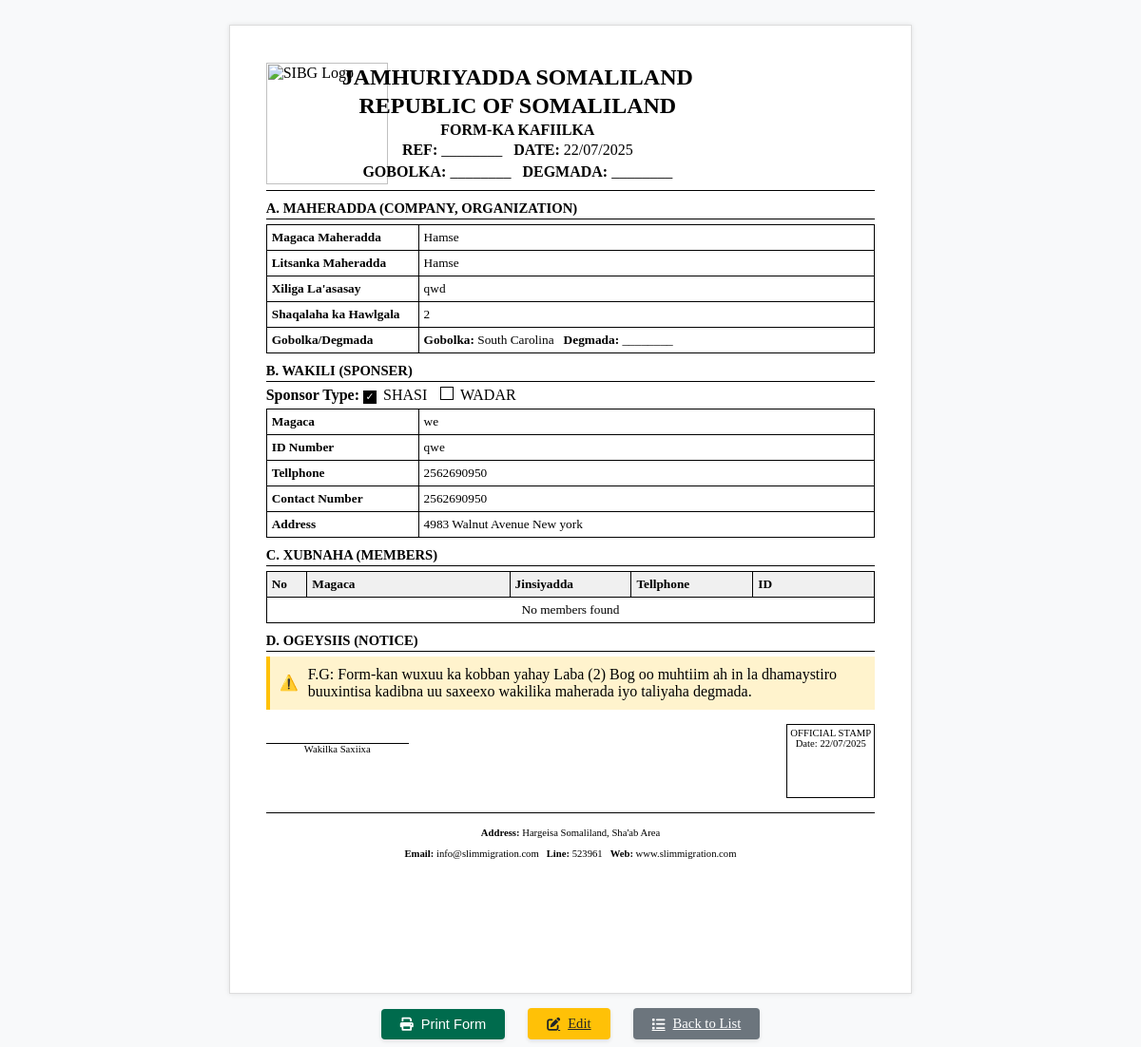
The app's page /kafiilka/1/ with its own data.
### immigration/models.py (models this page shows, shortened)
class KafiilkaForm(models.Model):
    reference = models.CharField(max_length=100, blank=True)
    date = models.DateField(blank=True, null=True)
    gobolka = models.CharField(max_length=100, blank=True)
    degmada = models.CharField(max_length=100, blank=True)
    company_name = models.CharField(max_length=200, blank=True)
    company_license = models.CharField(max_length=100, blank=True)
    establishment_period = models.CharField(max_length=100, blank=True)
    working_employees = models.IntegerField(blank=True, null=True)
    company_region = models.CharField(max_length=100, blank=True)
    company_district = models.CharField(max_length=100, blank=True)
    sponsor_type = models.CharField(max_length=10, choices=[('SHASI', 'Individual'), ('WADAR', 'Group')], blank=True)
    sponsor_name = models.CharField(max_length=200, blank=True)
    sponsor_id = models.CharField(max_length=50, blank=True)
    sponsor_phone = models.CharField(max_length=20, blank=True)
    sponsor_contact = models.CharField(max_length=20, blank=True)
    sponsor_address = models.TextField(blank=True)
    pledge_name = models.CharField(max_length=200, blank=True)
    pledge_signature = models.CharField(max_length=200, blank=True)
    district_leader_name = models.CharField(max_length=200, blank=True)
    district_leader_signature = models.CharField(max_length=200, blank=True)
    filled_date = models.DateField(blank=True, null=True)
    attachment_types = models.CharField(max_length=200, blank=True)
    special_notes = models.TextField(blank=True)
    created_at = models.DateTimeField(auto_now_add=True)
    updated_at = models.DateTimeField(auto_now=True)

### immigration/views.py (the view)
# urls.py: path('kafiilka/<int:pk>/', views.kafiilka_form_detail, name='kafiilka_form_detail'),
def kafiilka_form_detail(request, pk):
    form = get_object_or_404(KafiilkaForm, pk=pk)
    return render(request, 'kafiilka_form/detail.html', {'form': form})

### immigration/templates/kafiilka_form/detail.html (shortened to what this page needs)
﻿{% block content %}
<link rel="stylesheet" href="https://cdnjs.cloudflare.com/ajax/libs/font-awesome/6.0.0/css/all.min.css">
<div class="container mt-3">
    <div class="form-container">
        <div class="watermark">2025</div>
        <div class="form-header">
            <img src="https://i.postimg.cc/85ztSqFB/Flag-of-the-Somaliland-Immigration-and-Border-Control-svg.png" alt="SIBG Logo" class="logo">
            <div class="header-text">
                <h1>JAMHURIYADDA SOMALILAND</h1>
                <h1>REPUBLIC OF SOMALILAND</h1>
                <h2>FORM-KA KAFIILKA</h2>
                <div class="compact-row">
                    <strong>REF:</strong> {{ form.reference|default:"________" }} &nbsp; <strong>DATE:</strong> {% now "d/m/Y" %}
                </div>
                <div class="compact-row">
                    <strong>GOBOLKA:</strong> {{ form.gobolka|default:"________" }} &nbsp; <strong>DEGMADA:</strong> {{ form.degmada|default:"________" }}
                </div>
            </div>
        </div>
        <div class="form-section">
            <div class="section-title">A. MAHERADDA (COMPANY, ORGANIZATION)</div>
            <table class="form-table">
                <tr>
                    <td width="25%"><strong>Magaca Maheradda</strong></td>
                    <td>{{ form.company_name|default:"________" }}</td>
                </tr>
                <tr>
                    <td><strong>Litsanka Maheradda</strong></td>
                    <td>{{ form.company_license|default:"________" }}</td>
                </tr>
                <tr>
                    <td><strong>Xiliga La'asasay</strong></td>
                    <td>{{ form.establishment_period|default:"________" }}</td>
                </tr>
                <tr>
                    <td><strong>Shaqalaha ka Hawlgala</strong></td>
                    <td>{{ form.working_employees|default:"________" }}</td>
                </tr>
                <tr>
                    <td width="25%"><strong>Gobolka/Degmada</strong></td>
                    <td>
                        <strong>Gobolka:</strong> {{ form.company_region|default:"________" }} &nbsp;
                        <strong>Degmada:</strong> {{ form.company_district|default:"________" }}
                    </td>
                </tr>
            </table>
        </div>
        <div class="form-section">
            <div class="section-title">B. WAKILI (SPONSER)</div>
            <div class="compact-row">
                <strong>Sponsor Type:</strong>
                <span class="checkbox {% if form.sponsor_type == 'SHASI' %}checked{% endif %}">{% if form.sponsor_type == 'SHASI' %}✓{% endif %}</span> SHASI
                <span class="checkbox {% if form.sponsor_type == 'WADAR' %}checked{% endif %}" style="margin-left: 10px;">{% if form.sponsor_type == 'WADAR' %}✓{% endif %}</span> WADAR
            </div>
            <table class="form-table">
                <tr>
                    <td width="25%"><strong>Magaca</strong></td>
                    <td>{{ form.sponsor_name|default:"________" }}</td>
                </tr>
                <tr>
                    <td><strong>ID Number</strong></td>
                    <td>{{ form.sponsor_id|default:"________" }}</td>
                </tr>
                <tr>
                    <td><strong>Tellphone</strong></td>
                    <td>{{ form.sponsor_phone|default:"________" }}</td>
                </tr>
                <tr>
                    <td><strong>Contact Number</strong></td>
                    <td>{{ form.sponsor_contact|default:"________" }}</td>
                </tr>
                <tr>
                    <td><strong>Address</strong></td>
                    <td>{{ form.sponsor_address|default:"________" }}</td>
                </tr>
            </table>
        </div>
        <div class="form-section">
            <div class="section-title">C. XUBNAHA (MEMBERS)</div>
            <table class="form-table">
                <thead>
                    <tr>
                        <th width="5%">No</th>
                        <th width="25%">Magaca</th>
                        <th width="15%">Jinsiyadda</th>
                        <th width="15%">Tellphone</th>
                        <th width="15%">ID</th>
                    </tr>
                </thead>
                <tbody>
                    {% for member in form.members.all %}
                    <tr>
                        <td>{{ forloop.counter }}</td>
                        <td>{{ member.name|default:"________" }}</td>
                        <td>{{ member.nationality|default:"________" }}</td>
                        <td>{{ member.phone|default:"________" }}</td>
                        <td>{{ member.id_number|default:"________" }}</td>
                    </tr>
                    {% empty %}
                    <tr>
                        <td colspan="6" style="text-align: center;">No members found</td>
                    </tr>
                    {% endfor %}
                </tbody>
            </table>
        </div>
        <div class="form-section">
            <div class="section-title">D. OGEYSIIS (NOTICE)</div>
            <div class="notice-section">
               F.G: Form-kan wuxuu ka kobban yahay Laba (2) Bog oo muhtiim ah in la dhamaystiro buuxintisa kadibna uu saxeexo wakilika maherada iyo taliyaha degmada.
            </div>
            <div style="margin-top: 15px;">
                <div class="official-stamp">
                    OFFICIAL STAMP<br>
                    Date: {% now "d/m/Y" %}
                </div>
                <div style="float: left;">
                    <span class="signature-line"></span>
                    <span class="signature-label">Wakilka Saxiixa</span>
                </div>
            </div>
        </div>
        <div class="footer">
            <p><strong>Address:</strong> Hargeisa Somaliland, Sha'ab Area</p>
            <p><strong>Email:</strong> info@slimmigration.com &nbsp; <strong>Line:</strong> 523961 &nbsp; <strong>Web:</strong> www.slimmigration.com</p>
        </div>
    </div>
    <div class="btn-container no-print">
        <button onclick="window.print()" class="btn btn-primary">
            <i class="fas fa-print"></i> Print Form
        </button>
        <a href="{% url 'kafiilka_form_edit' form.pk %}" class="btn btn-warning">
            <i class="fas fa-edit"></i> Edit
        </a>
        <a href="{% url 'kafiilka_form_list' %}" class="btn btn-secondary">
            <i class="fas fa-list"></i> Back to List
        </a>
    </div>
</div>
{% endblock %}

### immigration/templates/kafiilka_form/detail.html (style rules this page uses)
.form-container { width: 190mm; min-height: 270mm; background-color: white; border: 1px solid #ddd; padding: 10mm; margin: 0 auto; box-shadow: 0 0 5px rgba(0,0,0,0.1); position: relative; box-sizing: border-box; }
.form-header { display: flex; align-items: center; margin-bottom: 10px; padding-bottom: 5px; border-bottom: 1px solid #000; }
.logo { height: 128px; margin-right: -48px; }
.header-text { flex-grow: 0; text-align: center; }
.form-header h1 { font-size: 18pt; font-weight: bold; margin: 3px 0; text-transform: uppercase; }
.form-header h2 { font-size: 12pt; font-weight: bold; margin: 3px 0; }
.section-title { font-size: 11pt; font-weight: bold; margin: 10px 0 5px 0; padding-bottom: 2px; border-bottom: 1px solid #000; }
.form-table { width: 100%; border-collapse: collapse; margin-bottom: 10px; border: 1px solid #000; font-size: 10pt; }
.form-table th, .form-table td { border: 1px solid #000; padding: 5px; text-align: left; vertical-align: top; }
.form-table th { background-color: #f0f0f0; font-weight: bold; }
.footer { text-align: center; font-size: 8pt; margin-top: 15px; padding-top: 5px; border-top: 1px solid #000; }
.watermark { position: absolute; opacity: 0.05; font-size: 80pt; font-weight: bold; color: #006b4d; transform: rotate(-45deg); left: 30px; top: 200px; z-index: -1; pointer-events: none; }
.official-stamp { float: right; height: 70px; border: 1px solid #000; text-align: center; padding: 3px; font-size: 8pt; margin-left: 5px; }
.signature-line { border-bottom: 1px solid #000; width: 150px; display: inline-block; margin-top: 20px; }
.signature-label { font-size: 8pt; text-align: center; display: block; }
.btn-container { text-align: center; margin-top: 15px; }
.btn { padding: 8px 20px; font-size: 11pt; margin: 0 10px; border: none; border-radius: 4px; cursor: pointer; display: inline-flex; align-items: center; justify-content: center; transition: all 0.3s ease; box-shadow: 0 2px 4px rgba(0,0,0,0.1); }
.btn i { margin-right: 8px; font-size: 14px; }
.btn-primary { background-color: #006b4d; color: white; }
.btn-warning { background-color: #ffc107; color: #212529; }
.btn-secondary { background-color: #6c757d; color: white; }
.checkbox { display: inline-block; width: 12px; height: 12px; border: 1px solid #000; margin-right: 3px; text-align: center; line-height: 12px; font-size: 8pt; }
.checked { background-color: #000; color: white; }
.compact-row { margin-bottom: 5px; }
.notice-section { background-color: #fff3cd; border-left: 4px solid #ffc107; padding: 10px; margin-bottom: 15px; display: flex; align-items: center; }
.notice-section::before { content: "⚠️"; margin-right: 10px; font-size: 16px; }

### records on screen
KafiilkaForm: reference "________", gobolka "________", degmada "________", company_name "Hamse", company_license "Hamse", establishment_period "qwd", working_employees "2", company_region "South Carolina", company_district "________", sponsor_name "we", sponsor_id "qwe", sponsor_phone "2562690950", sponsor_contact "2562690950", sponsor_address "4983 Walnut Avenue New york"
